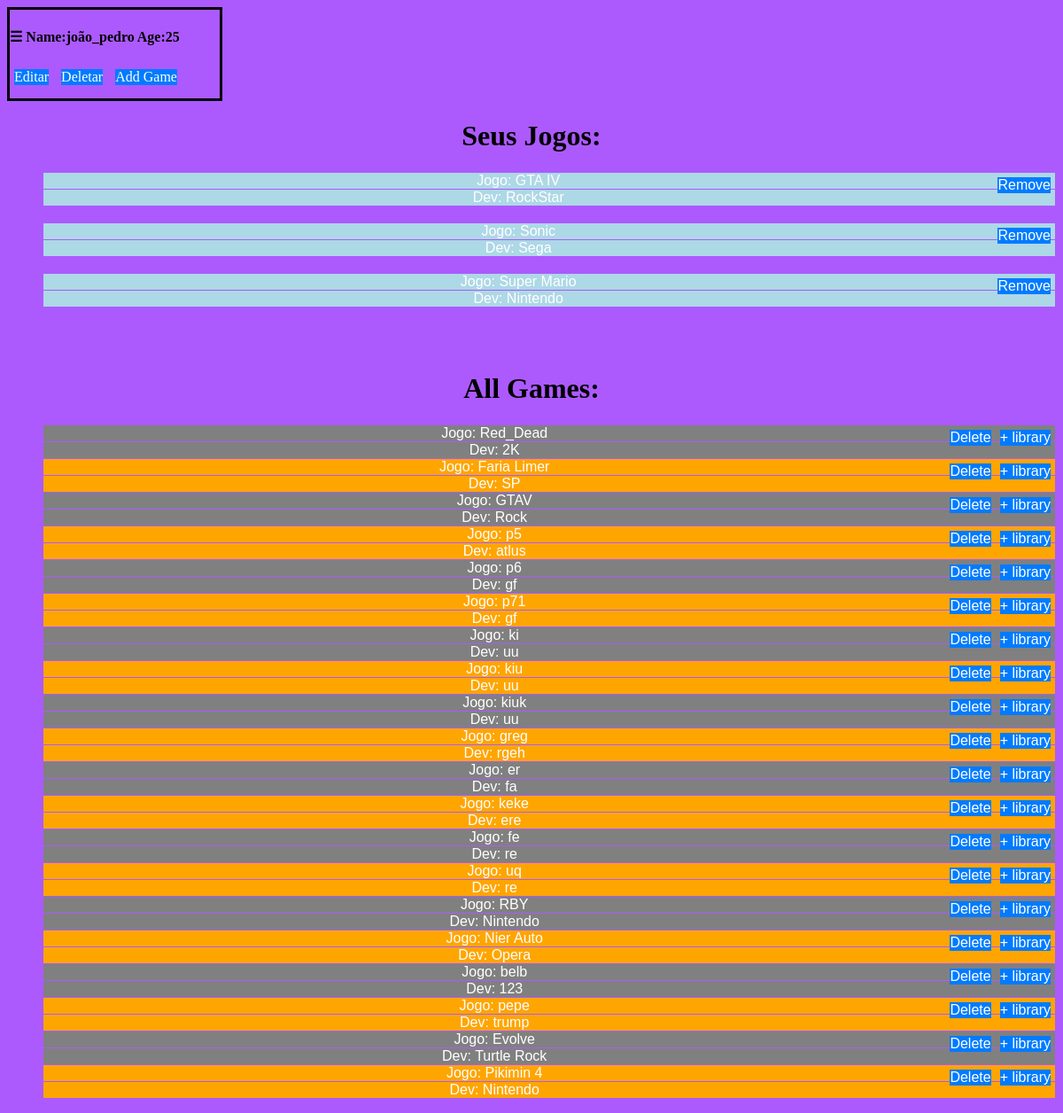
The app's page /inicio/17 with its own data.
### djangoProject/models.py (models this page shows, shortened)
class User(models.Model):
    id = models.AutoField(primary_key=True)
    name = models.CharField(max_length=30, blank=False)
    administrator = models.BooleanField(blank=False, default=False)
    age = models.PositiveIntegerField(validators=[MaxValueValidator(100),
            MinValueValidator(18)])
    password = models.CharField(max_length=8)
    civil_state = models.CharField(choices=CHOICES, max_length=10)
    games = models.ManyToManyField(Game, blank=False)

class Game(models.Model):
    name = models.CharField(max_length=15, blank=False, primary_key=True)
    developer = models.CharField(max_length=15, blank=False)

### djangoProject/views.py (the view)
# urls.py: path('inicio/<int:pk>', views.inicio),
def inicio(request, pk):
    user = User.objects.get(id=pk)
    games = list(user.games.all())
    all_games = Game.objects.all()
    return render(request, template_name="initial_user.html", context = {'user': user, 'user_games': games,'all_games': all_games})

### templates/initial_user.html (shortened to what this page needs)
<!DOCTYPE html>
<html lang="en">
<head>
</head>
<body>
    <div class="user_info">
        <h4>☰ Name:{{ user.name }}   Age:{{ user.age }}</h4>
        <a href="/update/{{ user.id }}" class="button">Editar</a>
        <a href="/delete/{{ user.id }}" class="button">Deletar</a>
        <a href="/cadastro/game/{{ user.id }}" class="button">Add Game</a>
    </div>
    <h1 style="text-align:center">Seus Jogos:</h1>
    <ul style="text-align:center; color: white; font-family:Arial">
        {% for game in user_games %}
            <li>Jogo: {{ game.name }} <a href="remove_list/{{ user.id }}/{{ game.name }}" class="button" id="right">Remove</a></li>
            <li>Dev: {{  game.developer }}</li>
            <br>
        {%  endfor %}
    </ul>
    <br>
    <h1 style="text-align:center">All Games:</h1>
    <ul style="text-align:center; color: grey; font-family:Arial">
        {% for game in all_games %}
            {% if game not in user_games %}
                <li id="{% cycle 'odd' 'even' %}">Jogo: {{ game.name }}<a href="add/{{ user.id }}/{{ game.name }}" class="button" id="right">+ library</a> <a href="delete_game/{{ user.id }}/{{ game.name }}" class="button" id="left">Delete</a></li>
                <li id="{% cycle 'odd' 'even' %}">Dev: {{  game.developer }}</li>
            {% endif %}
        {%  endfor %}
    </ul>
</body>
</html>

### templates/initial_user.html (style rules this page uses)
body { background-color: #AC5AFE; background-size: cover; }
ul { list-style: none; overflow: hidden; }
li { margin: 1px; background-color: lightblue; color: #fff; text-decoration: none; border: none; }
#right { float: right; }
#left { float: right; }
#odd { background-color: grey; }
#even { background-color: orange; }
.user_info { justify-content: left; text-align: left; width: 20%; height: 100px; border: 3px solid black; }
.button { display: inline-block; margin: 5px; background-color: #007bff; color: #fff; text-decoration: none; border: none; cursor: pointer; }

### records on screen
User: name "joão_pedro", age "25"
Game: name "GTA IV", developer "RockStar"
Game: name "Sonic", developer "Sega"
Game: name "Super Mario", developer "Nintendo"
Game: name "Red_Dead", developer "2K"
Game: name "Faria Limer", developer "SP"
Game: name "GTAV", developer "Rock"
Game: name "p5", developer "atlus"
Game: name "p6", developer "gf"
Game: name "p71", developer "gf"
Game: name "ki", developer "uu"
Game: name "kiu", developer "uu"
Game: name "kiuk", developer "uu"
Game: name "greg", developer "rgeh"
Game: name "er", developer "fa"
Game: name "keke", developer "ere"
Game: name "fe", developer "re"
Game: name "uq", developer "re"
Game: name "RBY", developer "Nintendo"
Game: name "Nier Auto", developer "Opera"
Game: name "belb", developer "123"
Game: name "pepe", developer "trump"
Game: name "Evolve", developer "Turtle Rock"
Game: name "Pikimin 4", developer "Nintendo"
